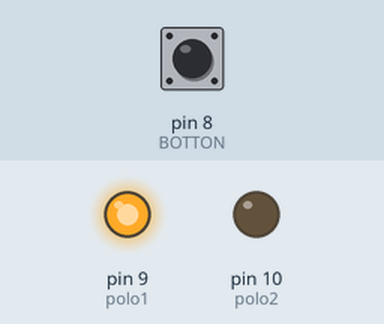
Simulated run of this sketch. Board: Arduino Uno, built with avr-gcc and run on an emulated ATmega328P. Parts: output pins drawn as LEDs (lit = HIGH). Inputs (shaded band) come from the test bench; at power-on: pin 8 (BOTTON) LOW.

Above: at 1.2 s.
1.3 s: pin 8 (BOTTON) pulled HIGH for 3.2 s
At 6.0 s:
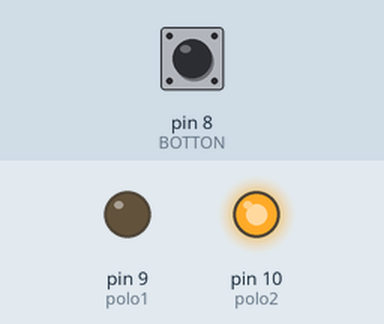
6.3 s: pin 8 (BOTTON) pulled HIGH for 0.15 s
At 7.8 s:
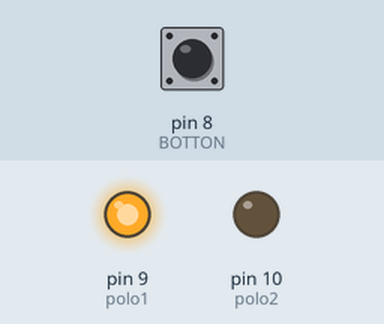
Timing chart, 0 to 9.3 s (numbered marks = the images above; inputs shaded):
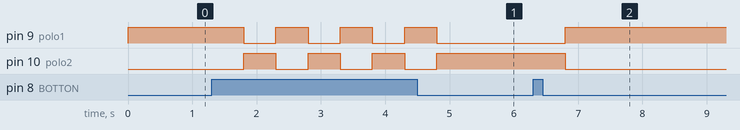

Measured:
- after the input at 1.3 s, pin 9 (polo1): alternates HIGH for 0.50 s and LOW for 0.50 s, 7 changes in all, then stays LOW, starting after 0.50 s; pin 10 (polo2): alternates HIGH for 0.50 s and LOW for 0.50 s, 7 changes in all, then stays HIGH, starting after 0.50 s
- after the input at 6.3 s, pin 9 (polo1): LOW → HIGH after 0.50 s; pin 10 (polo2): HIGH → LOW after 0.50 s

The sketch:

sketch_sep14a.ino
```cpp
int polo1 = 9, polo2 = 10, BOTTON = 8;
bool estado = true;

void setup() {
  pinMode(polo1, OUTPUT);
  pinMode(polo2, OUTPUT);
  pinMode(BOTTON, INPUT);
}

void loop()
{

  if(digitalRead(BOTTON) == 1)
  {
    estado = !estado;
    delay(500);
  }

  if (estado)
  {
    digitalWrite(polo1, HIGH);
    digitalWrite(polo2, LOW);
  }
  else
  {
    digitalWrite(polo1, LOW);
    digitalWrite(polo2, HIGH);
  }


   //
}
```
